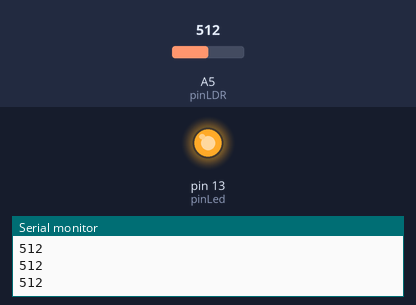
A sketch run on a simulated Arduino Uno, built with avr-gcc and run on an emulated ATmega328P. Shown: output pins drawn as LEDs (lit = HIGH), the last lines printed to the serial monitor. The inputs (shaded band) are chosen by the test bench; at power-on: A5 (pinLDR) = 512.

Above: at 1.2 s.
1.3 s: A5 (pinLDR) set to 590
2.8 s: A5 (pinLDR) set to 617
At 3.3 s:
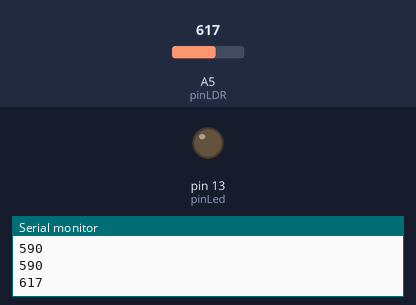
4.5 s: A5 (pinLDR) set to 511
At 5.7 s:
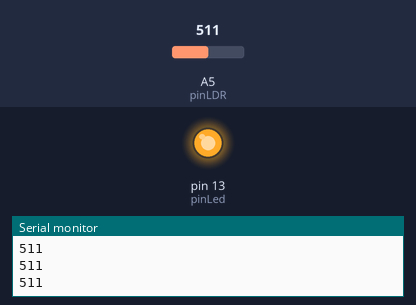
6.0 s: A5 (pinLDR) set to 610
At 6.9 s:
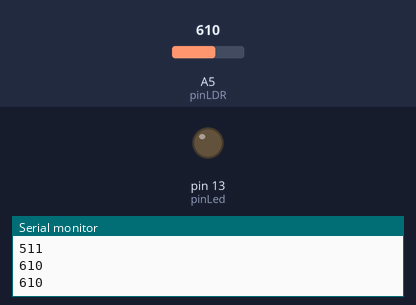
Timing chart, 0 to 8.5 s (numbered marks = the images above; inputs shaded):
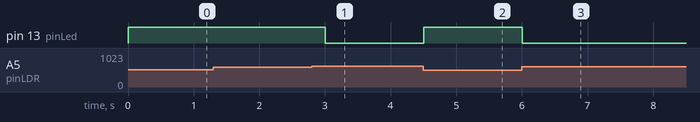

The sketch:

sensor_luz.ino
```cpp
#include <SoftwareSerial.h>

// definicion de variables que refieren a los pones

int pinLed = 13;

int pinLDR = A5;

int umbral = 600;

void setup() {
  Serial.begin(9600);

  pinMode(pinLed, OUTPUT);
  pinMode(pinLDR, INPUT);

  digitalWrite(pinLed, LOW);

  Serial.println("ARFUINO proyecto01-v2: iniciado");
}

void loop() {

  if (analogRead(pinLDR) < umbral) {
    digitalWrite(pinLed, HIGH);
  } else {
    digitalWrite(pinLed, LOW);
  }
  Serial.println(analogRead(pinLDR));

  delay(500);
}
```

Measured:
- the behaviour switches between 599 and 600 on A5 (pinLDR) (found by bisection; images 0 and 1)
- after the input at 2.8 s, pin 13 (pinLed): HIGH → LOW after 0.20 s
- after the input at 4.5 s, pin 13 (pinLed): LOW → HIGH at once
- after the input at 6.0 s, pin 13 (pinLed): HIGH → LOW at once
